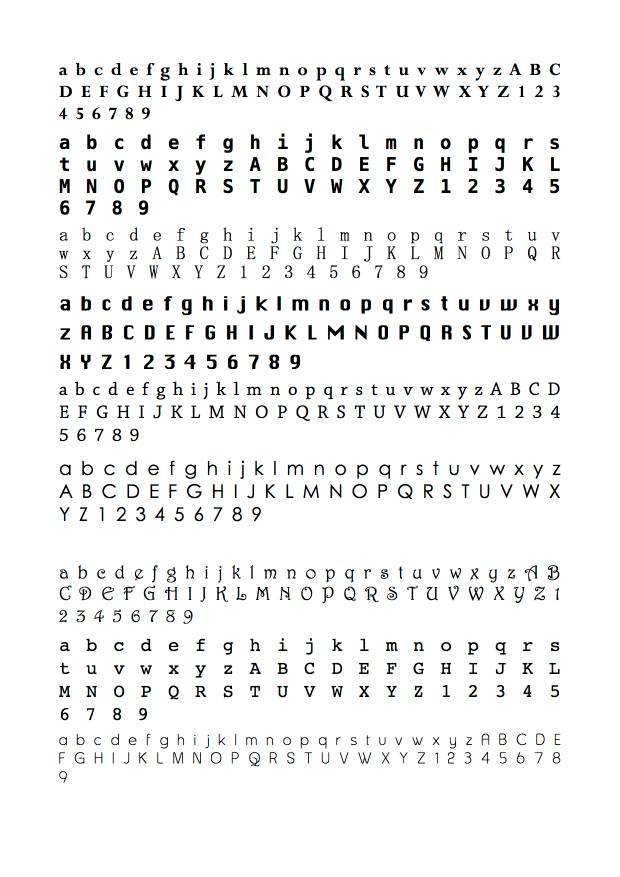
#> input picture ocr/training/training4.png, 1239 x 1754 px (shown at 1/2 size)
$ python extract_letters.py   (older library calls are emulated)
#> lines starting #> are read from the running program, lines starting #| are printed output that depends on the picture; after the words box and inside, x2 and y2 are one past the last pixel; in counts of white or black regions, pixels touching at a corner belong together
import numpy as np
import matplotlib.pyplot as plt
import matplotlib.patches as mpatches
from scipy.misc import imread,imresize
from skimage.segmentation import clear_border
from skimage.morphology import label
from skimage.measure import regionprops

image = imread('./ocr/training/training4.png',1)
#> image: shape (1754, 1239) float32; min 0, max 255, mean 242.9

#apply threshold in order to make the image binary
bw = image < 210
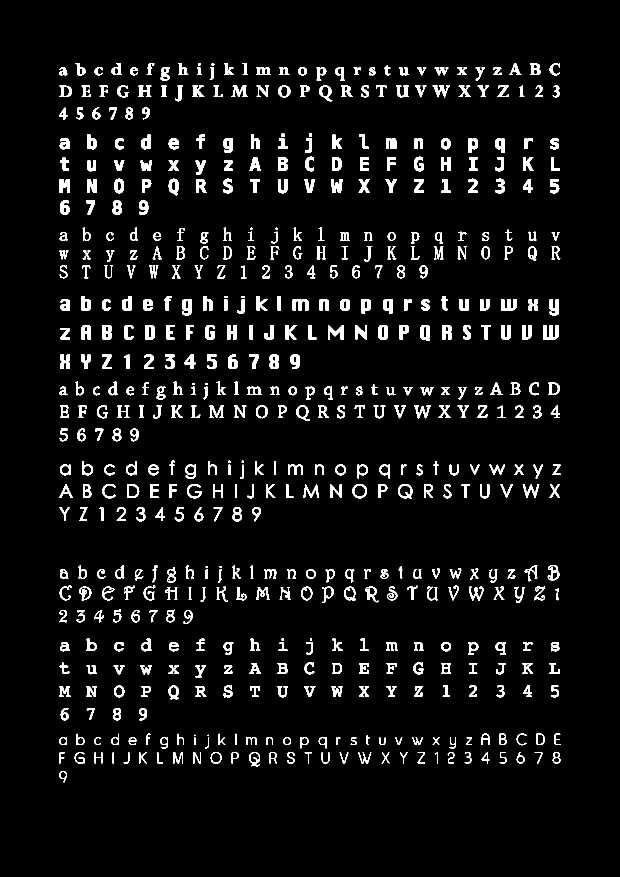
#> bw: shape (1754, 1239) bool (shown at 1/2 size); 5.6% white; 567 white regions (6 under 20 px), largest, box (x1, y1, x2, y2) and area: (1086, 650, 1118, 679) 631, (585, 598, 617, 621) 518, (656, 650, 688, 679) 515

# remove artifacts connected to image border
cleared = bw.copy()
clear_border(cleared)

# label image regions
label_image = label(cleared,neighbors=8)
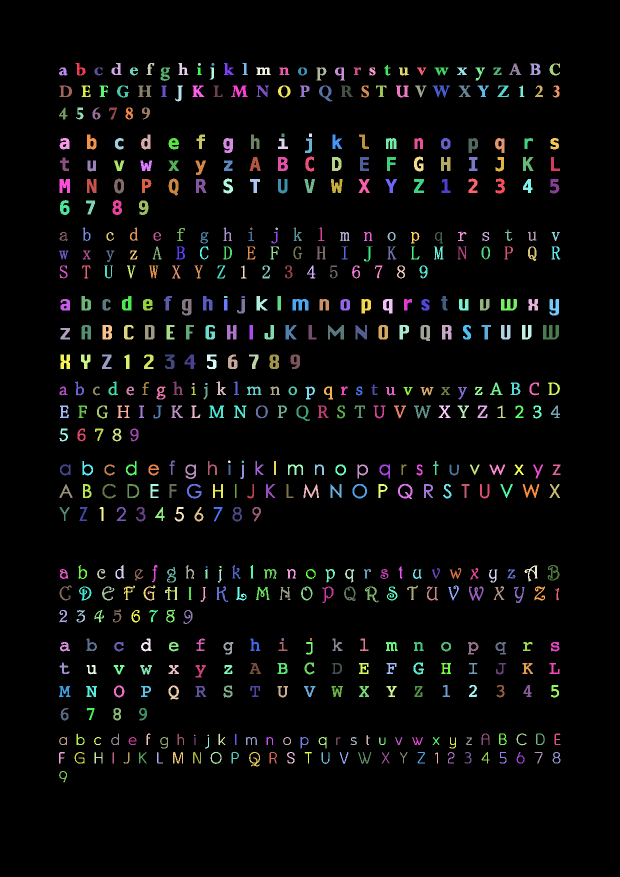
#> label_image: shape (1754, 1239) int32 (shown at 1/2 size); 568 distinct labels, from 0 to 567; one colour per label, 0 black
borders = np.logical_xor(bw, cleared)
#> borders: shape (1754, 1239) bool; every value is 0
label_image[borders] = -1

fig, ax = plt.subplots(ncols=1, nrows=1, figsize=(6, 6))
ax.imshow(bw, cmap='jet')

count=0

for region in regionprops(label_image):
    minr, minc, maxr, maxc = region.bbox
    # skip small images
    if maxr - minr > len(image)/130:

        # draw rectangle around segmented coins
        rect = mpatches.Rectangle((minc, minr), maxc - minc, maxr - minr,
                              fill=False, edgecolor='red', linewidth=2)
        ax.add_patch(rect)
        count+=1
#> this loop made 567 passes
#> (minr, minc, maxr, maxc) on passes 1 to 12: (126, 151, 151, 171), (126, 223, 150, 243), (126, 293, 150, 309), (126, 357, 150, 377), (126, 396, 132, 402), (126, 423, 132, 429), (126, 448, 150, 468), (126, 485, 150, 496), (127, 1018, 150, 1043), (127, 1060, 150, 1081), (127, 1099, 151, 1120), (130, 768, 151, 781)
#> after the loop, count = 549

plt.show()
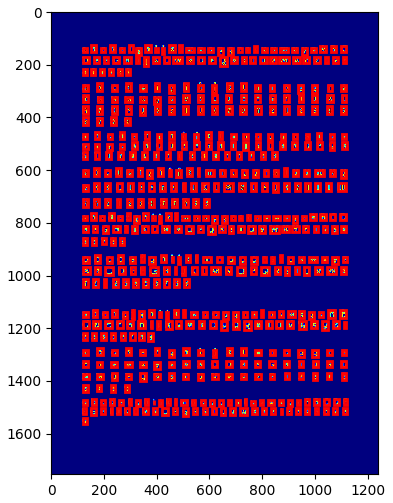
#> figure drawn by matplotlib, 1 panel
print(count)
#| 549
